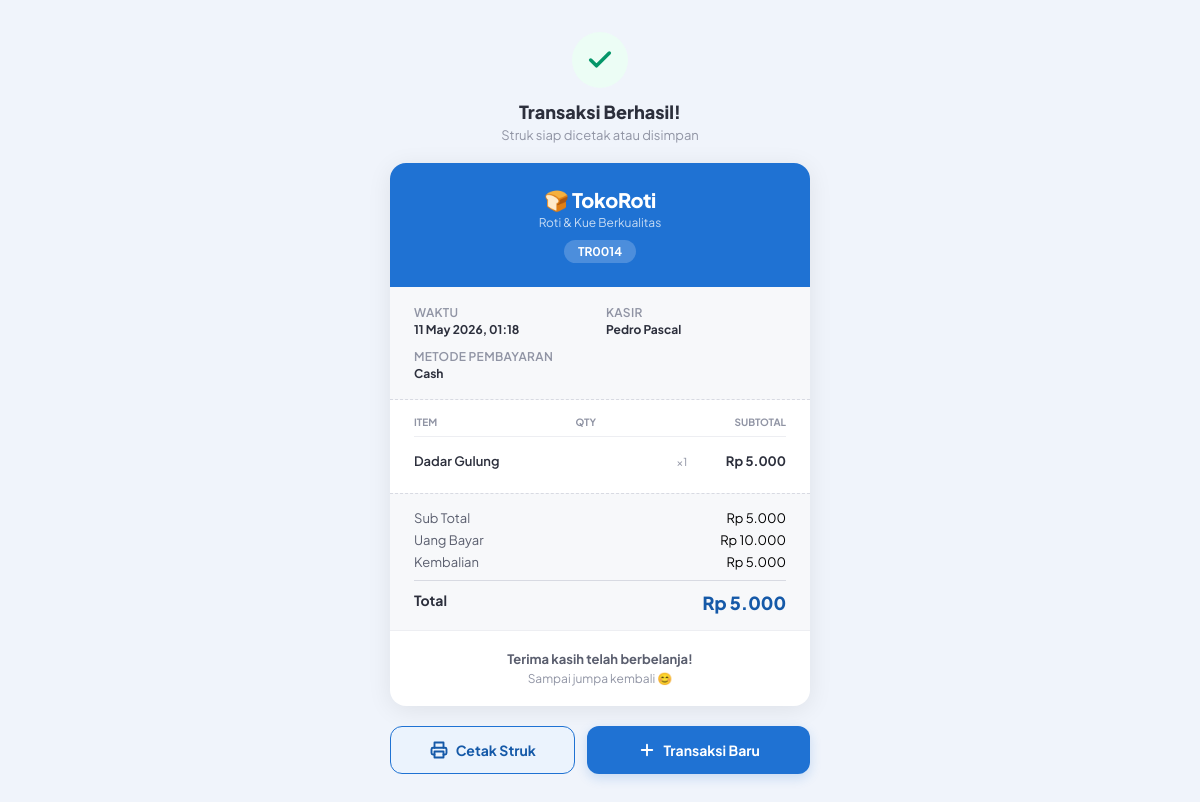
/struk.php?id=TR0014 (signed in), run on the app's committed database.
### tables this page shows
CREATE TABLE `transaksi` (
  `id_transaksi` varchar(10) NOT NULL,
  `waktu_transaksi` datetime NOT NULL,
  `total_bayar` int NOT NULL,
  `uang_bayar` int DEFAULT '0',
  `kembalian` int DEFAULT '0',
  `metode_bayar` varchar(20) DEFAULT 'Cash',
  `status` varchar(20) DEFAULT 'Selesai',
  `id_karyawan` varchar(10) NOT NULL
);

CREATE TABLE `karyawan` (
  `id_karyawan` varchar(10) NOT NULL,
  `nama_karyawan` varchar(50) NOT NULL,
  `jabatan` varchar(50) NOT NULL,
  `username` varchar(50) NOT NULL,
  `password` varchar(255) NOT NULL,
  `is_active` tinyint(1) DEFAULT '1'
);

### public/struk.php (the view, shortened to what this page needs)
<?php
require_once '../config/database.php';
$id = $_GET['id'] ?? '';
$stmt = $conn->prepare(
    "SELECT t.*, k.nama_karyawan
     FROM transaksi t
     JOIN karyawan k ON t.id_karyawan = k.id_karyawan
     WHERE t.id_transaksi = :id"
);
$stmt->execute([':id' => $id]);
$transaksi = $stmt->fetch(PDO::FETCH_ASSOC);
$stmtDetail = $conn->prepare("SELECT * FROM detailstruk WHERE id_transaksi = :id");
$stmtDetail->execute([':id' => $id]);
$items = $stmtDetail->fetchAll(PDO::FETCH_ASSOC);
?>
<!DOCTYPE html>
<html lang="id">
<head>
</head>
<body>
<div class="struk-wrap">
    <div class="page-header no-print">
        <div class="sukses-icon">
            <svg viewBox="0 0 24 24" fill="none" stroke="currentColor" stroke-width="3" stroke-linecap="round" stroke-linejoin="round">
                <polyline points="20 6 9 17 4 12"></polyline>
            </svg>
        </div>
        <h1>Transaksi Berhasil!</h1>
        <p>Struk siap dicetak atau disimpan</p>
    </div>
    <div class="struk-card">
        <div class="struk-header">
            <div class="toko-nama">🍞 TokoRoti</div>
            <div class="toko-tagline">Roti & Kue Berkualitas</div>
            <div class="struk-id"><?= htmlspecialchars($transaksi['id_transaksi']) ?></div>
        </div>
        <div class="struk-info">
            <div class="info-item">
                <div class="info-label">Waktu</div>
                <div class="info-val"><?= date('d M Y, H:i', strtotime($transaksi['waktu_transaksi'])) ?></div>
            </div>
            <div class="info-item">
                <div class="info-label">Kasir</div>
                <div class="info-val"><?= htmlspecialchars($transaksi['nama_karyawan']) ?></div>
            </div>
            <div class="info-item" style="grid-column: span 2;">
                <div class="info-label">Metode Pembayaran</div>
                <div class="info-val"><?= htmlspecialchars($transaksi['metode_bayar']) ?></div>
            </div>
        </div>
        <div class="struk-items">
            <div class="item-header">
                <span>Item</span>
                <span>Qty</span>
                <span>Subtotal</span>
            </div>
            <?php foreach ($items as $item): ?>
            <div class="struk-item-row">
                <span class="item-nama"><?= htmlspecialchars($item['nama_menu']) ?></span>
                <span class="item-qty">×<?= $item['jumlah'] ?></span>
                <span class="item-sub">Rp <?= number_format($item['subtotal'], 0, ',', '.') ?></span>
            </div>
            <?php endforeach; ?>
        </div>
        <div class="struk-summary">
            <div class="summary-row">
                <span>Sub Total</span>
                <span>Rp <?= number_format($transaksi['total_bayar'], 0, ',', '.') ?></span>
            </div>
            <?php if ($transaksi['metode_bayar'] === 'Cash'): ?>
            <div class="summary-row">
                <span>Uang Bayar</span>
                <span>Rp <?= number_format($transaksi['uang_bayar'], 0, ',', '.') ?></span>
            </div>
            <div class="summary-row">
                <span>Kembalian</span>
                <span>Rp <?= number_format($transaksi['kembalian'], 0, ',', '.') ?></span>
            </div>
            <?php endif; ?>
            <div class="summary-row total">
                <span>Total</span>
                <span>Rp <?= number_format($transaksi['total_bayar'], 0, ',', '.') ?></span>
            </div>
        </div>
        <div class="struk-footer">
            <strong>Terima kasih telah berbelanja!</strong>
            Sampai jumpa kembali 😊
        </div>
    </div>
    <div class="struk-actions no-print">
        <button onclick="window.print()" class="btn-cetak">
            <svg viewBox="0 0 24 24" fill="none" stroke="currentColor" stroke-width="2.5" stroke-linecap="round" stroke-linejoin="round">
                <polyline points="6 9 6 2 18 2 18 9"/>
                <path d="M6 18H4a2 2 0 01-2-2v-5a2 2 0 012-2h16a2 2 0 012 2v5a2 2 0 01-2 2h-2"/>
                <rect x="6" y="14" width="12" height="8"/>
            </svg>
            Cetak Struk
        </button>
        <a href="kasir.php" class="btn-baru">
            <svg viewBox="0 0 24 24" fill="none" stroke="currentColor" stroke-width="2.5" stroke-linecap="round" stroke-linejoin="round">
                <path d="M12 5v14M5 12h14"/>
            </svg>
            Transaksi Baru
        </a>
    </div>
</div>
</body>
</html>

### public/struk.php (style rules this page uses)
:root { --blue-50: #EBF3FD; --blue-500: #1F72D3; --blue-600: #1559A8; --gray-50: #F7F8FA; --gray-100: #EDEEF2; --gray-200: #D8DAE2; --gray-400: #9094A4; --gray-600: #5A5E6E; --gray-800: #2C2F3C; --white: #FFFFFF; --green-50: #ECFDF5; --green-600:#059669; --font: 'Plus Jakarta Sans', sans-serif; }
* { box-sizing: border-box; margin: 0; padding: 0; }
body { font-family: var(--font); background: #F0F4FB; min-height: 100vh; display: flex; flex-direction: column; align-items: center; justify-content: center; padding: 32px 16px; }
.struk-wrap { width: 100%; max-width: 420px; display: flex; flex-direction: column; gap: 20px; }
.page-header { text-align: center; }
.page-header .sukses-icon { width: 56px; height: 56px; background: var(--green-50); border-radius: 50%; display: flex; align-items: center; justify-content: center; margin: 0 auto 12px; }
.page-header .sukses-icon svg { width: 28px; height: 28px; color: var(--green-600); }
.page-header h1 { font-size: 18px; font-weight: 800; color: var(--gray-800); }
.page-header p { font-size: 13px; color: var(--gray-400); margin-top: 4px; }
.struk-card { background: var(--white); border-radius: 16px; overflow: hidden; box-shadow: 0 4px 24px rgba(0,0,0,.08); }
.struk-header { background: var(--blue-500); padding: 24px; text-align: center; color: white; }
.struk-header .toko-nama { font-size: 20px; font-weight: 800; letter-spacing: -.3px; }
.struk-header .toko-tagline { font-size: 12px; opacity: .75; margin-top: 2px; }
.struk-header .struk-id { display: inline-block; margin-top: 10px; background: rgba(255,255,255,.2); border-radius: 100px; padding: 4px 14px; font-size: 12px; font-weight: 700; }
.struk-info { padding: 18px 24px; background: var(--gray-50); border-bottom: 1px dashed var(--gray-200); display: grid; grid-template-columns: 1fr 1fr; gap: 12px; }
.info-item { font-size: 12px; }
.info-label { color: var(--gray-400); font-weight: 600; text-transform: uppercase; letter-spacing: .3px; margin-bottom: 2px; }
.info-val { color: var(--gray-800); font-weight: 700; }
.struk-items { padding: 16px 24px; }
.item-header { display: flex; justify-content: space-between; font-size: 10px; font-weight: 700; text-transform: uppercase; color: var(--gray-400); padding-bottom: 8px; border-bottom: 1px solid var(--gray-100); margin-bottom: 8px; }
.struk-item-row { display: flex; align-items: baseline; gap: 8px; padding: 8px 0; border-bottom: 1px dashed var(--gray-100); }
.struk-item-row:last-child { border-bottom: none; }
.item-nama { flex: 1; font-size: 13px; font-weight: 600; color: var(--gray-800); }
.item-qty { font-size: 11px; color: var(--gray-400); min-width: 32px; text-align: center; }
.item-sub { font-size: 13px; font-weight: 700; color: var(--gray-800); text-align: right; min-width: 80px; }
.struk-summary { padding: 16px 24px; background: var(--gray-50); border-top: 1px dashed var(--gray-200); display: flex; flex-direction: column; gap: 6px; }
.summary-row { display: flex; justify-content: space-between; font-size: 13px; }
.summary-row span:first-child { color: var(--gray-600); }
.summary-row.total { padding-top: 10px; border-top: 1.5px solid var(--gray-200); margin-top: 4px; }
.summary-row.total span:first-child { font-size: 14px; font-weight: 700; color: var(--gray-800); }
.summary-row.total span:last-child { font-size: 18px; font-weight: 800; color: var(--blue-600); }
.struk-footer { padding: 20px; text-align: center; font-size: 12px; color: var(--gray-400); border-top: 1px solid var(--gray-100); }
.struk-footer strong { display: block; font-size: 13px; color: var(--gray-600); margin-bottom: 4px; }
.struk-actions { display: grid; grid-template-columns: 1fr 1.2fr; gap: 12px; }
.btn-cetak { padding: 14px; border-radius: 12px; border: 1.5px solid var(--blue-500); background: var(--blue-50); color: var(--blue-600); font-family: var(--font); font-size: 14px; font-weight: 700; cursor: pointer; display: flex; align-items: center; justify-content: center; gap: 8px; transition: all .2s; }
.btn-baru { padding: 14px; border-radius: 12px; border: none; background: var(--blue-500); color: white; font-family: var(--font); font-size: 14px; font-weight: 700; cursor: pointer; text-decoration: none; display: flex; align-items: center; justify-content: center; gap: 8px; box-shadow: 0 4px 12px rgba(31,114,211,0.2); }
.btn-cetak svg, .btn-baru svg { width: 18px; height: 18px; }

### data on the page
transaksi: id_transaksi "TR0014", waktu_transaksi "11 May 2026, 01:18", id_karyawan.nama_karyawan "Pedro Pascal", metode_bayar "Cash", total_bayar "5.000", uang_bayar "10.000", kembalian "5.000"

### other printed values
$item['nama_menu'] "Dadar Gulung"
$item['jumlah'] "1"
$item['subtotal'] "5.000"
